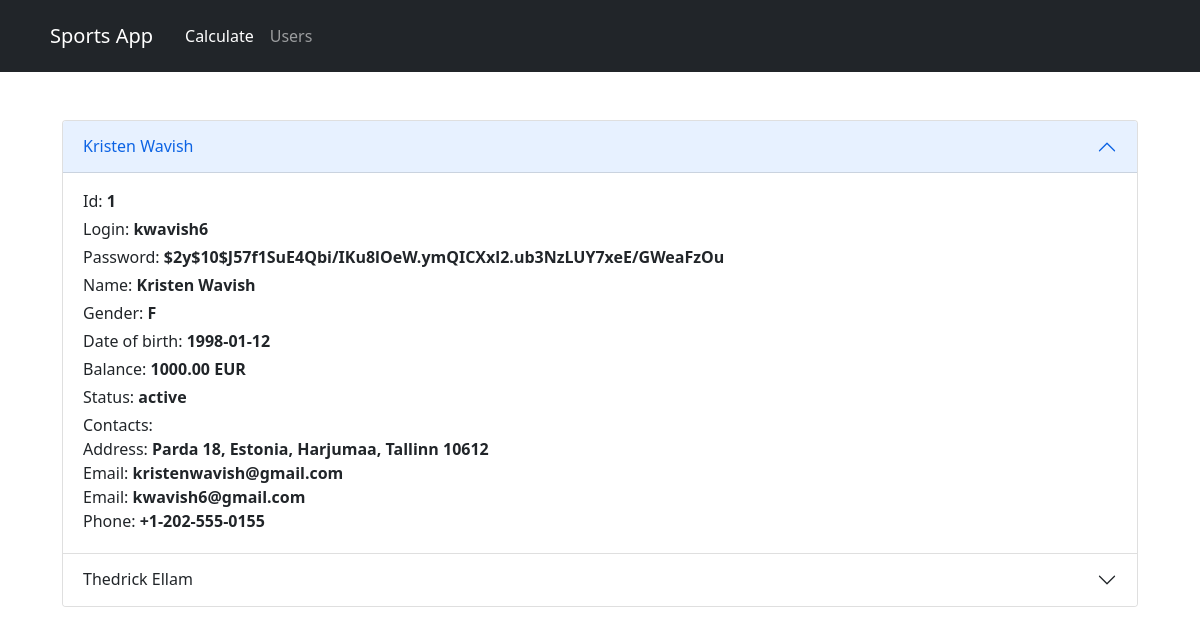
Screenshot of /users with the database file from the repository.
### tables this page shows
CREATE TABLE `users` (
  `id` int(11) NOT NULL AUTO_INCREMENT PRIMARY KEY,
  `login` varchar(50) NOT NULL UNIQUE,
  `password` char(60) NOT NULL,
  `name` varchar(50) NOT NULL,
  `sex` char(1) NOT NULL,
  `dob` date NOT NULL,
  `address` varchar(100) NOT NULL,
  `balance` decimal(15,2) UNSIGNED NOT NULL DEFAULT '0.00',
  `currency` char(3) NOT NULL DEFAULT 'EUR',
  `status` varchar(20) NOT NULL DEFAULT 'inactive'
);

CREATE TABLE `contacts` (
  `contact_id` int(11) NOT NULL AUTO_INCREMENT PRIMARY KEY,
  `user_id` int(11) NOT NULL,
  `type` varchar(20) NOT NULL,
  `contact` varchar(50) NOT NULL UNIQUE
);

### app/controllers/Users.php (called while the page is built, shortened)
<?php
class Users extends Controller
{
    public function __construct()
    {
        $this->userModel = $this->model('User');
    }
    public function index()
    {
        $data = [
            'users' => $this->userModel->getUsers(),
            'contacts' => $this->userModel->getContacts(),
        ];
        $this->view('users/index', $data);
    }
}

### app/libraries/Core.php (called while the page is built, shortened)
<?php
class Core
{
    protected $currentMethod = 'index';
    public function __construct()
    {
        $url = $this->getUrl();
        if (isset($url)) {
            if (file_exists('../app/controllers/' . ucwords($url[0]) . '.php')) {
                unset($url[0]);
            }
        }
        $this->currentController = new $this->currentController;
        $this->params = $url ? array_values($url) : [];
        call_user_func([$this->currentController, $this->currentMethod], $this->params);
    }
    public function getUrl()
    {
        if (isset($_GET['url'])) {
            $url = rtrim($_GET['url'], '/');
            $url = filter_var($url, FILTER_SANITIZE_URL);
            $url = explode('/', $url);
            return $url;
        }
    }
}

### app/require.php (called while the page is built, shortened)
<?php
require_once 'libraries/Core.php';
require_once 'libraries/Controller.php';
require_once 'libraries/Database.php';
$init = new Core();

### public/index.php (called while the page is built)
<?php
require_once '../app/require.php';

### app/libraries/Database.php (called while the page is built, shortened)
<?php
class Database
{
    private $dbHost = DB_HOST;
    private $dbUser = DB_USER;
    private $dbPass = DB_PASS;
    private $dbName = DB_NAME;
    private $statement;
    private $dbHandler;
    public function __construct()
    {
        $conn = 'mysql:host=' . $this->dbHost . ';dbname=' . $this->dbName;
        $options = array(
            PDO::ATTR_PERSISTENT => true,
            PDO::ATTR_ERRMODE => PDO::ERRMODE_EXCEPTION
        );
        try {
            $this->dbHandler = new PDO($conn, $this->dbUser, $this->dbPass, $options);
        } catch (PDOException $e) {
            $this->error = $e->getMessage();
            echo $this->error;
        }
    }
    public function query($sql)
    {
        $this->statement = $this->dbHandler->prepare($sql);
    }
    public function resultSet()
    {
        $this->execute();
        return $this->statement->fetchAll(PDO::FETCH_OBJ);
    }
    public function execute()
    {
        return $this->statement->execute();
    }
}

### app/models/User.php (called while the page is built, shortened)
<?php
class User
{
    private $db;
    public function __construct()
    {
        $this->db = new Database;
    }
    public function getUsers()
    {
        $this->db->query('SELECT * FROM users');
        return $this->db->resultSet();
    }
    public function getContacts()
    {
        $this->db->query('SELECT * FROM contacts');
        return $this->db->resultSet();
    }
}

### app/views/users/index.php (the view)
<?php require APPROOT . '/views/includes/header.php'; ?>
<div class="container">
    <div class="row ms-auto me-auto mt-5" style="max-width: 1100px;">
        <div class="accordion" id="usersTable">
            <?php foreach ($data['users'] as $user) : ?>
                <div class="accordion-item">
                    <h2 id="<?php echo 'heading' . $user->id; ?>" class="accordion-header">
                        <button class="accordion-button <?php echo $user->id == '1' ? '' : 'collapsed'; ?>"
                                type="button"
                                data-bs-toggle="collapse"
                                data-bs-target="#<?php echo 'user' . $user->id; ?>"
                                aria-controls="<?php echo 'user' . $user->id; ?>">
                            <?php echo $user->name; ?>
                        </button>
                    </h2>
                    <div id="<?php echo 'user' . $user->id; ?>"
                         class="accordion-collapse collapse <?php echo $user->id == '1' ? 'show' : ''; ?>"
                         data-bs-parent="#usersTable">
                        <div class="accordion-body">
                            <p class="mb-1">Id: <b><?php echo $user->id; ?></b></p>
                            <p class="mb-1">Login: <b><?php echo $user->login; ?></b></p>
                            <p class="mb-1">Password: <b><?php echo $user->password; ?></b></p>
                            <p class="mb-1">Name: <b><?php echo $user->name; ?></b></p>
                            <p class="mb-1">Gender: <b><?php echo $user->sex; ?></b></p>
                            <p class="mb-1">Date of birth: <b><?php echo $user->dob; ?></b></p>
                            <p class="mb-1">Balance: <b><?php echo $user->balance . ' ' . $user->currency; ?></b></p>
                            <p class="mb-1">Status: <b><?php echo $user->status; ?></b></p>
                            <div class="mb-1">Contacts:
                                <div>
                                    <span>Address:</span>
                                    <span><b><?php echo $user->address; ?></b></span>
                                </div>
                                <?php foreach ($data['contacts'] as $contact) : ?>
                                    <?php if ($contact->user_id == $user->id): ?>
                                        <div>
                                            <span><?php echo ucfirst($contact->type) . ':'; ?></span>
                                            <span><b><?php echo $contact->contact; ?></b></span>
                                        </div>
                                    <?php endif; ?>
                                <?php endforeach; ?>
                            </div>
                        </div>
                    </div>
                </div>
            <?php endforeach; ?>
        </div>
    </div>
</div>
<?php require APPROOT . '/views/includes/footer.php'; ?>

### app/libraries/Controller.php (shortened to what this page needs)
<?php
class Controller
{
    public function model($model)
    {
        return new $model();
    }
    public function view($view, $data = [])
    {
        if (file_exists('../app/views/' . $view . '.php')) {
            require_once '../app/views/' . $view . '.php';
        } else {
            die("View does not exists.");
        }
    }
}

### app/views/includes/header.php (shortened to what this page needs)
<html lang="en">
<head>
    <link href="<?php echo URLROOT ?>/public/css/bootstrap.min.css" rel="stylesheet">
</head>
<body>
<nav class="navbar navbar-expand-lg bg-dark navbar-dark pt-3 pb-3">
    <div class="container ms-auto me-auto ps-0 pe-0" style="max-width: 1100px;">
        <a class="navbar-brand me-4" href="<?php echo URLROOT; ?>">Sports App</a>
        <div class="collapse navbar-collapse" id="navbarNav">
            <ul class="navbar-nav">
                <li class="nav-item">
                    <a class="nav-link active" aria-current="page" href="<?php echo URLROOT; ?>">Calculate</a>
                </li>
                <li class="nav-item">
                    <a class="nav-link" href="<?php echo URLROOT . '/users' ?>">Users</a>
                </li>
            </ul>
        </div>
    </div>
</nav>

### app/views/includes/footer.php (shortened to what this page needs)
</body>
</html>

### rows the page displays
users: name "Kristen Wavish", id "1", login "kwavish6", password "$2y$10$J57f1SuE4Qbi/IKu8lOeW.ymQICXxl2.ub3NzLUY7xeE/GWeaFzOu", sex "F", dob "1998-01-12", balance "1000.00", currency "EUR", status "active", address "Parda 18, Estonia, Harjumaa, Tallinn 10612"
contacts: type "Email", contact "kristenwavish@gmail.com"
contacts: type "Email", contact "kwavish6@gmail.com"
contacts: type "Phone", contact "+1-202-555-0155"
users: name "Thedrick Ellam"
